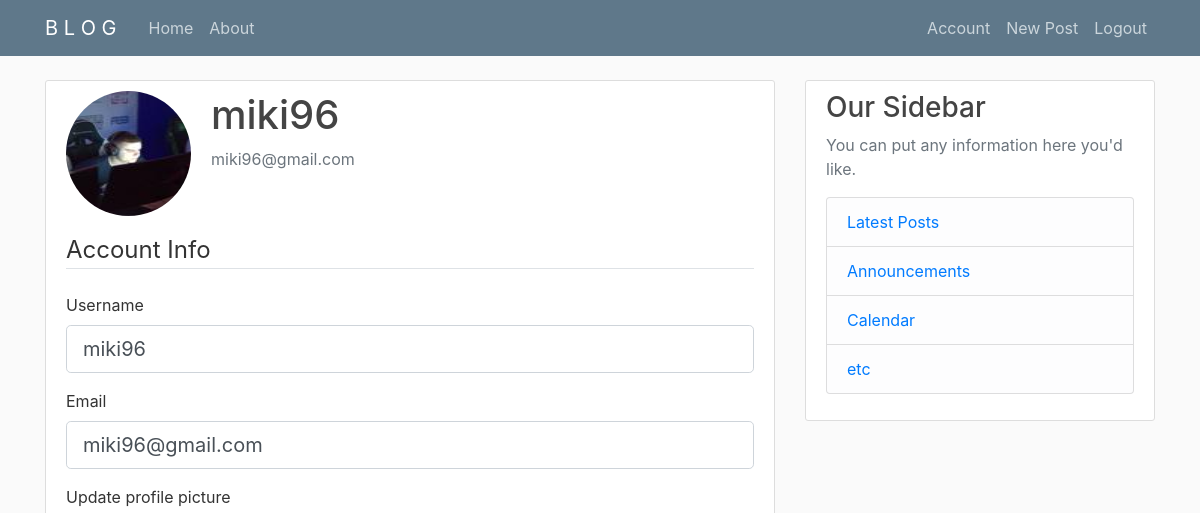
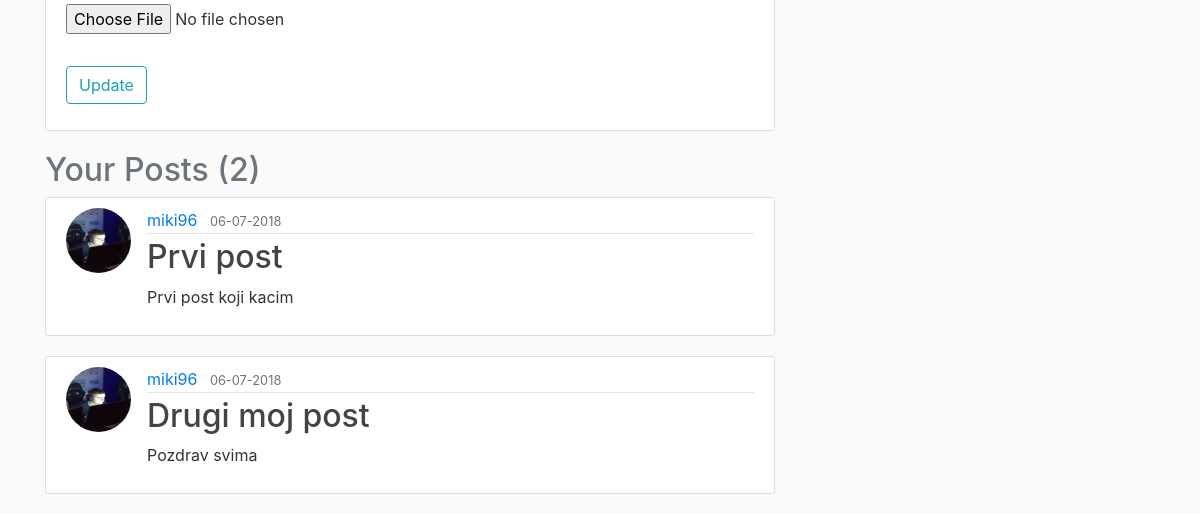
/account (signed in), run on an earlier commit of the app's database (2 pictures, top to bottom).
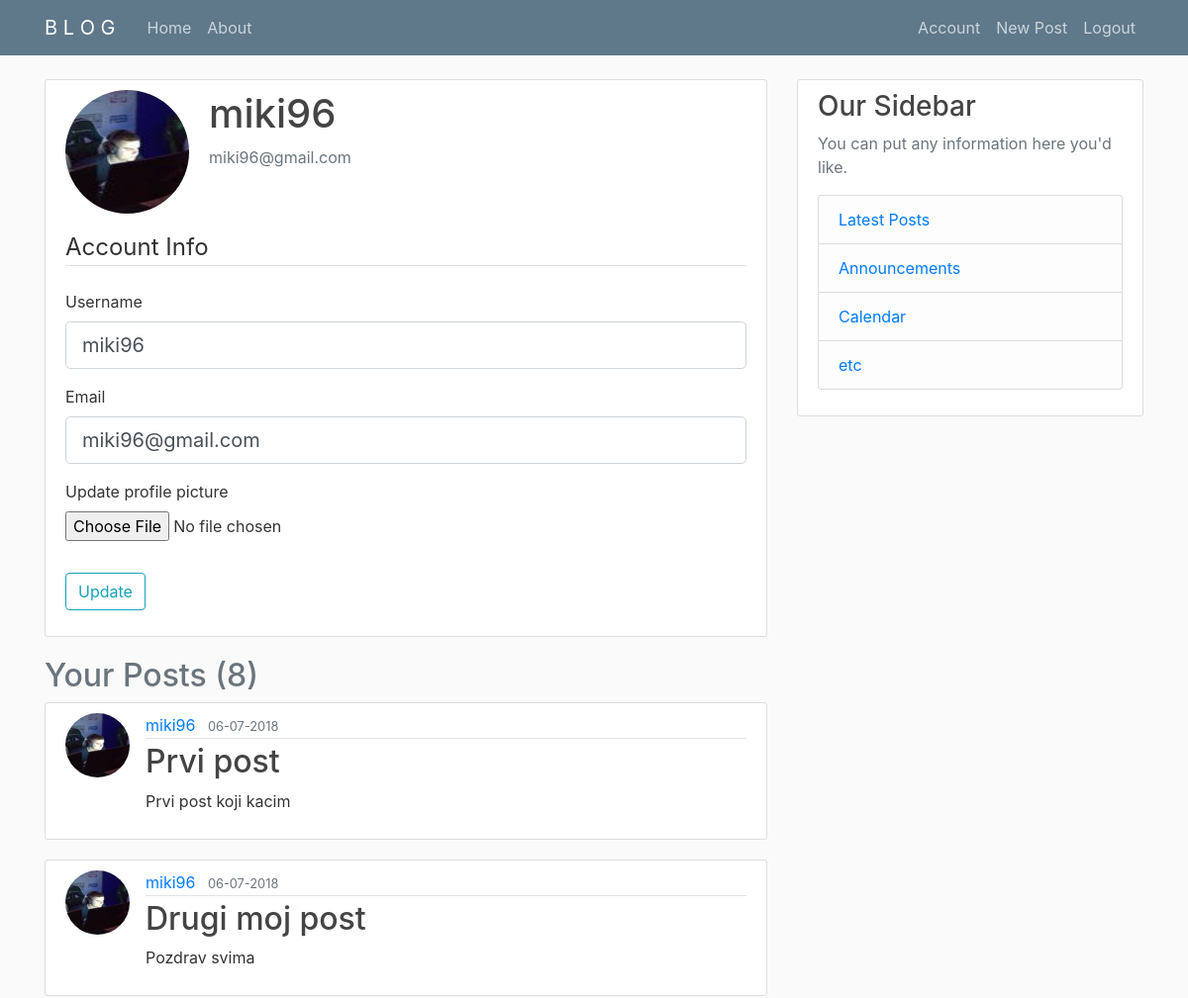
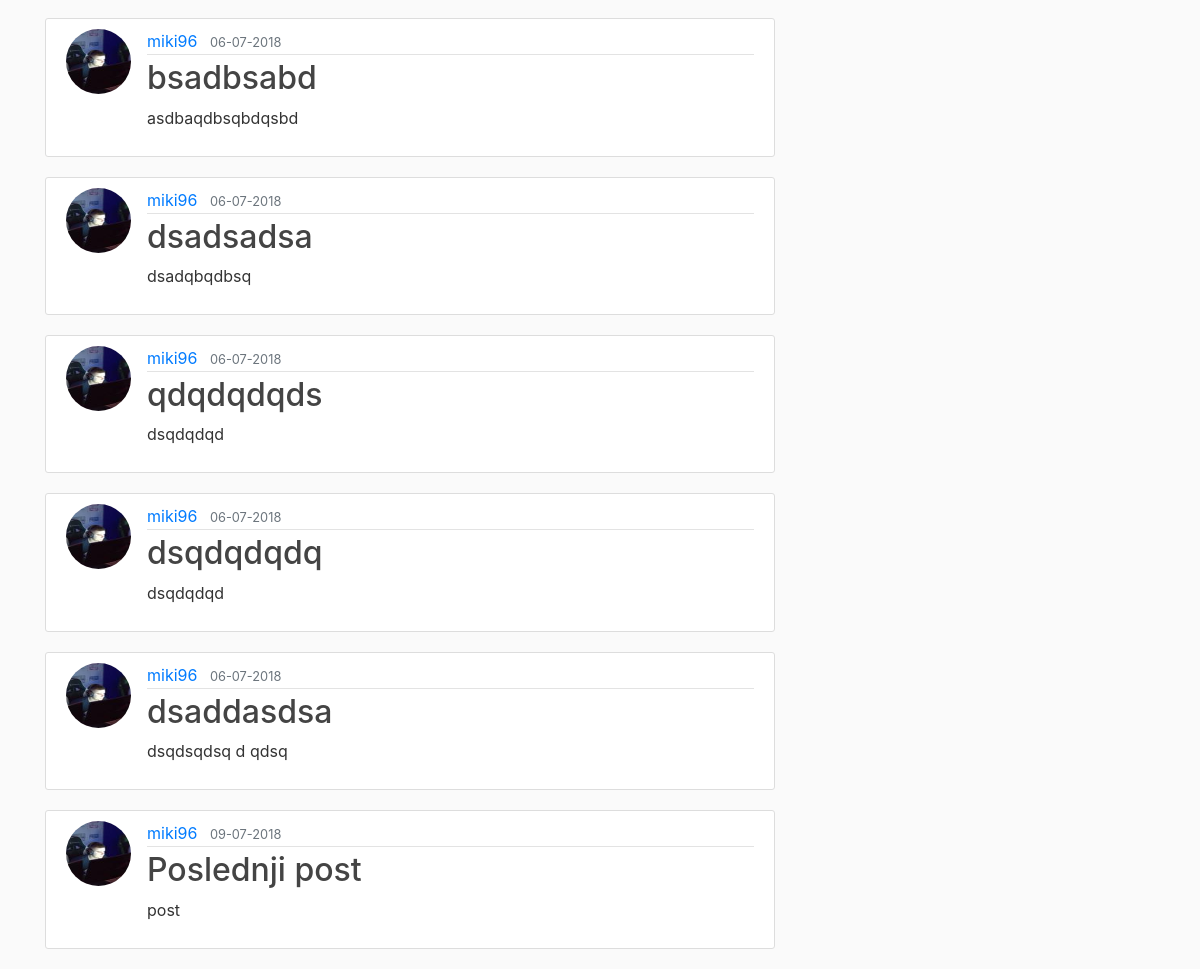
And on a later commit of the database (2 pictures, top to bottom).
### flaskblog/models.py (models this page shows, shortened)
class Post(db.Model):
    id = db.Column(db.Integer, primary_key=True)
    title = db.Column(db.String(100), nullable=False)
    date_posted = db.Column(db.DateTime, nullable=False, default=datetime.utcnow)
    content = db.Column(db.Text, nullable=False)
    user_id = db.Column(db.Integer, db.ForeignKey('user.id'),nullable=False)

class User(db.Model, UserMixin):
    id = db.Column(db.Integer, primary_key=True)
    username = db.Column(db.String(20), unique=True, nullable=False)
    email = db.Column(db.String(120), unique=True, nullable=False)
    image_file = db.Column(db.String(20), nullable=False, default='default.jpg')
    password = db.Column(db.String(60),nullable=False)
    posts = db.relationship('Post', backref='author', lazy=True)

### flaskblog/users/routes.py (the view, shortened to what this page needs)
@users.route("/account", methods = ['GET','POST'])
@login_required
def account():
    form = UpdateAccountForm()
    form.username.data = current_user.username
    form.email.data = current_user.email
    posts = Post.query.filter_by(author=current_user).paginate()
    image_file = url_for('static',filename='profile_pics/' + current_user.image_file)
    return render_template('account.html',title='Account', image_file=image_file,form=form, posts=posts)

### flaskblog/users/forms.py (shortened to what this page needs)
class UpdateAccountForm(FlaskForm):
    username = StringField('Username',
                validators=[DataRequired(), Length(min=2,max=20)])
    email = StringField('Email',
                validators=[DataRequired(), Email()])
    picture = FileField('Update profile picture', validators=[FileAllowed(['jpeg','png','jpg'])])
    submit = SubmitField('Update')

### flaskblog/models.py (called while the page is built)
@login_manager.user_loader
def load_user(user_id):
    return User.query.get(int(user_id))

### flaskblog/templates/account.html (shortened to what this page needs)
{% extends "layout.html" %} {% block content %}
<div class="content-section">
  <div class="media">
    <a href="{{url_for('users.account')}}">
      <img class="rounded-circle account-img" src="{{image_file}}">
    </a>
    <div class="media-body">
      <h2 class="account-heading">{{current_user.username}}</h2>
      <p class="text-secondary">{{current_user.email}}</p>
    </div>
  </div>
  <form method="POST" action="" enctype="multipart/form-data">
    <fieldset class="form-group">
      <legend class="border-bottom mb-4">Account Info</legend>
      <div class="form-group">
        {{ form.username.label(class="form-control-label") }} {% if form.username.errors %} {{ form.username(class="form-control
        form-control-lg is-invalid") }}
        <div class="invalid-feedback">
          {% for error in form.username.errors%}
          <span>{{ error }}</span>
          {% endfor %}
        </div>
        {% else%} {{ form.username(class="form-control form-control-lg") }} {% endif %}
      </div>
      <div class="form-group">
        {{ form.email.label(class="form-control-label") }} {% if form.email.errors %} {{ form.email(class="form-control form-control-lg
        is-invalid") }}
        <div class="invalid-feedback">
          {% for error in form.email.errors%}
          <span>{{ error }}</span>
          {% endfor %}
        </div>
        {% else%} {{ form.email(class="form-control form-control-lg") }} {% endif %}
      </div>
      <div class="form-group">
        {{ form.picture.label() }} {{ form.picture(class="form-control-file") }}
      </div>
    </fieldset>
    <div class="form-group">
      {{ form.submit(class="btn btn-outline-info") }}
    </div>
  </form>
</div>
<div>
  {% if posts %}
  <h2 class="text-secondary">Your Posts ({{posts.total}})</h2>
  {% for post in posts.items %}
  <article class="media content-section">
    <img src="{{ url_for('static',filename='profile_pics/' + post.author.image_file) }}" class="rounded-circle article-img">
    <div class="media-body">
      <div class="article-metadata">
        <a class="mr-2" href="#">{{ post.author.username }}</a>
        <small class="text-muted">{{ post.date_posted.strftime('%d-%m-%Y') }}</small>
      </div>
      <h2>
        <a class="article-title" href="{{ url_for('posts.post',post_id=post.id) }}">{{ post.title }}</a>
      </h2>
      <p class="article-content">{{ post.content }}</p>
    </div>
  </article>
  {% endfor %} {% else %}
  <h2>You don't have created posts yet.
    <a class="btn btn-outline-primary btn-sm m-1 float-right" href="{{url_for('posts.new_post')}}">Create New?</a>
  </h2>
  {% endif %}
</div>
{% endblock content %}

What changed in the data, as far as the page shows it:
added Post: image_file (picture), author.username "miki96", date_posted "06-07-2018", title "bsadbsabd", content "asdbaqdbsqbdqsbd"
added Post: image_file (picture), author.username "miki96", date_posted "06-07-2018", title "dsadsadsa", content "dsadqbqdbsq"
added Post: image_file (picture), author.username "miki96", date_posted "06-07-2018", title "qdqdqdqds", content "dsqdqdqd"
added Post: image_file (picture), author.username "miki96", date_posted "06-07-2018", title "dsqdqdqdq", content "dsqdqdqd"
added Post: image_file (picture), author.username "miki96", date_posted "06-07-2018", title "dsaddasdsa", content "dsqdsqdsq d qdsq"
added Post: image_file (picture), author.username "miki96", date_posted "09-07-2018", title "Poslednji post", content "post"
Also different on the page:
{{ posts.total }}: "2" → "8"
